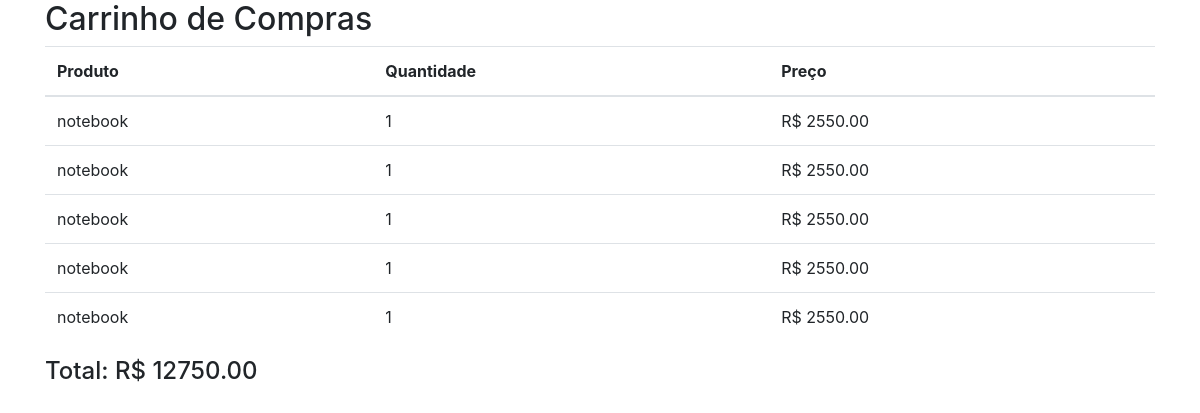
Before: /carrinho/ (signed in) with the older database file.
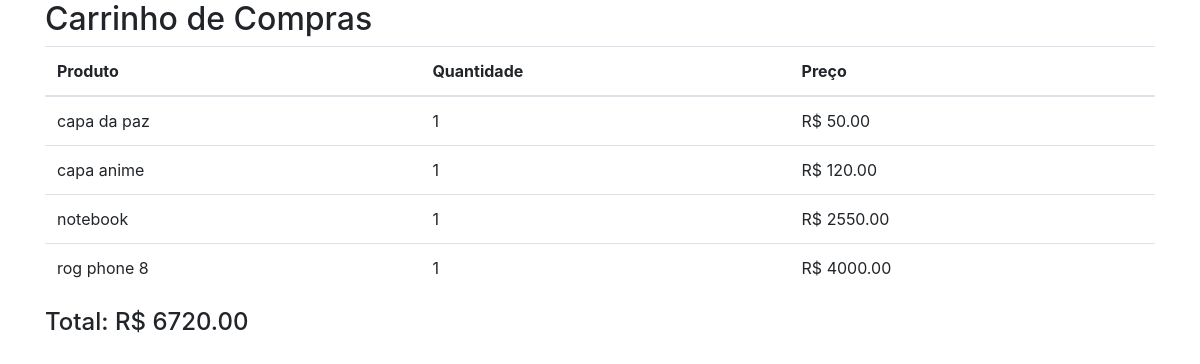
After: the same page with the newer database file.
### carrinho/models.py (models this page shows, shortened)
class itemCarrinho(models.Model):
    cliente = models.ForeignKey(Cliente, on_delete=models.CASCADE)
    produto = models.ForeignKey(Produto, on_delete=models.CASCADE)
    quantidade = models.IntegerField(default=1)
    def total_preco(self):
        return self.quantidade * self.produto.preco

### produto/models.py (models this page shows, shortened)
class Produto(models.Model):
    nome = models.CharField(max_length=100)
    descricao = models.CharField(max_length=100)
    preco = models.DecimalField(max_digits=10, decimal_places=2)
    quantidade = models.IntegerField()
    categoria = models.CharField(max_length=60, null=True, blank=True)
    imagem = models.ImageField(upload_to='imagens/', null=True, blank=True)

### carrinho/views.py (the view)
# urls.py: path('', exibir_carrinho, name='exibir_carrinho'),
def exibir_carrinho(request):
    cliente_id = request.session.get('cliente_id')
    if cliente_id:
        itens = itemCarrinho.objects.filter(cliente_id=cliente_id)
        total = sum(item.total_preco() for item in itens)
        return render(request, 'carrinho.html', {'itens': itens, 'total': total})
    else:
        messages.error(request, 'Você precisa estar logado para ver o carrinho.')
        return render(request, "login.html")

### carrinho/templates/carrinho.html (shortened to what this page needs)
<!DOCTYPE html>
{% load static %}
<html lang="pt-br">
<head>
    <link rel="stylesheet" href="https://stackpath.bootstrapcdn.com/bootstrap/4.1.3/css/bootstrap.min.css">
</head>
<body>
<div class="container">
    <h2>Carrinho de Compras</h2>
    <table class="table">
        <thead>
            <tr>
                <th>Produto</th>
                <th>Quantidade</th>
                <th>Preço</th>
            </tr>
        </thead>
        <tbody>
            {% for item in itens %}
            <tr>
                <td>{{ item.produto.nome }}</td>
                <td>{{ item.quantidade }}</td>
                <td>R$ {{ item.total_preco }}</td>
            </tr>
            {% endfor %}
        </tbody>
    </table>
    <h4>Total: R$ {{ total }}</h4>
</div>
</body>
</html>

Changed rows visible on the page:
removed itemCarrinho: produto.nome "notebook", quantidade "1", total_preco "2550.00"
removed itemCarrinho: produto.nome "notebook", quantidade "1", total_preco "2550.00"
removed itemCarrinho: produto.nome "notebook", quantidade "1", total_preco "2550.00"
removed itemCarrinho: produto.nome "notebook", quantidade "1", total_preco "2550.00"
added itemCarrinho: produto.nome "capa da paz", quantidade "1", total_preco "50.00"
added itemCarrinho: produto.nome "capa anime", quantidade "1", total_preco "120.00"
added itemCarrinho: produto.nome "rog phone 8", quantidade "1", total_preco "4000.00"
Other visible differences:
{{ total }}: "12750.00" → "6720.00"
